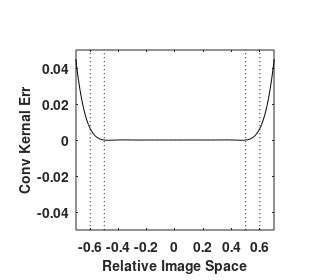

This chart was generated by the following MATLAB code:
function ConvKernSel3

W = 6;
beta = 10.5;
order = 0;
res = 0.05;

u = (-(W/2):res:(W/2));                                              % defined over |u| = W/2;     
M = beta * sqrt(1 - (2*abs(u)/W).^2);
KB = besseli(order,M);

%figure(1)
%plot(u,KB,'-*');

KB1 = [zeros(1,1000-(length(KB)-1)/2) KB zeros(1,1000-(length(KB)-1)/2)];
kb1 = fftshift(ifftn(ifftshift(KB1)));
kb0 = kb1/max(kb1(:));

kb = 0;
N = [(-8:-1) (1:8)];
for n = 1:length(N)
    KB1 = KB.*exp(-1i*2*pi*u*N(n));
    KB1 = [zeros(1,1000-(length(KB)-1)/2) KB1 zeros(1,1000-(length(KB)-1)/2)];
    kb1 = fftshift(ifftn(ifftshift(KB1)));
    kb = kb1/max(kb1(:)) + kb;
end

Err = (kb)./kb0;

t = (-2:1/100:2)*1.2;
figure(3)
hold on
%plot(t,real(Err(801:1201)),'k')
%plot(t,real(kb0(801:1201)),'k')
plot(t,real(kb(801:1201)),'k')
plot([0.5 0.5],[-1 2],'k:');
plot([-0.5 -0.5],[-1 2],'k:');
plot([0.6 0.6],[-1 2],'k:');
plot([-0.6 -0.6],[-1 2],'k:');
%plot(imag(kb))
ylabel('Conv Kernal Err','fontsize',10,'fontweight','bold');
xlabel('Relative Image Space','fontsize',10,'fontweight','bold');
%set(gca,'YLim',[0.95 1.05]);
set(gca,'YLim',[-0.05 0.05]);
%set(gca,'XLim',[-2.4 2.4]);
set(gca,'XLim',[-0.7 0.7]);
set(gcf,'units','inches');
set(gca,'units','inches');
set(gcf,'position',[4 4 3.2 2.8]);
set(gca,'position',[0.5 0.5 2.5 1.8]);
set(gcf,'paperpositionmode','auto');
set(gca,'fontsize',10,'fontweight','bold');
set(gca,'PlotBoxAspectRatio',[1.1 1 1]);     
set(gca,'box','on');
